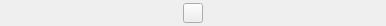
<?xml version="1.0" encoding="UTF-8"?>
<ui version="4.0">
 <class>BuildActionDataForm</class>
 <widget class="QWidget" name="BuildActionDataForm">
  <property name="geometry">
   <rect>
    <x>0</x>
    <y>0</y>
    <width>386</width>
    <height>26</height>
   </rect>
  </property>
  <property name="windowTitle">
   <string>Build Action Data Form</string>
  </property>
  <layout class="QVBoxLayout" name="main_layout">
   <property name="leftMargin">
    <number>0</number>
   </property>
   <property name="topMargin">
    <number>0</number>
   </property>
   <property name="rightMargin">
    <number>0</number>
   </property>
   <property name="bottomMargin">
    <number>0</number>
   </property>
   <item>
    <widget class="QFrame" name="frame">
     <property name="cssClasses" stdset="0">
      <string>block</string>
     </property>
     <layout class="QHBoxLayout" name="h_layout">
      <property name="leftMargin">
       <number>0</number>
      </property>
      <property name="topMargin">
       <number>0</number>
      </property>
      <property name="rightMargin">
       <number>0</number>
      </property>
      <property name="bottomMargin">
       <number>0</number>
      </property>
      <item alignment="Qt::AlignTop">
       <widget class="QToolButton" name="remove_btn">
        <property name="maximumSize">
         <size>
          <width>26</width>
          <height>26</height>
         </size>
        </property>
        <property name="statusTip">
         <string>Remove this variant.</string>
        </property>
        <property name="styleSheet">
         <string notr="true">margin: 3px; padding: 3px;</string>
        </property>
        <property name="icon">
         <iconset resource="icons/icons.qrc">
          <normaloff>:/icon/xmark.svg</normaloff>:/icon/xmark.svg</iconset>
        </property>
       </widget>
      </item>
      <item>
       <layout class="QVBoxLayout" name="attr_list_layout">
        <property name="spacing">
         <number>0</number>
        </property>
       </layout>
      </item>
     </layout>
    </widget>
   </item>
  </layout>
 </widget>
 <resources>
  <include location="icons/icons.qrc"/>
 </resources>
 <connections/>
</ui>
